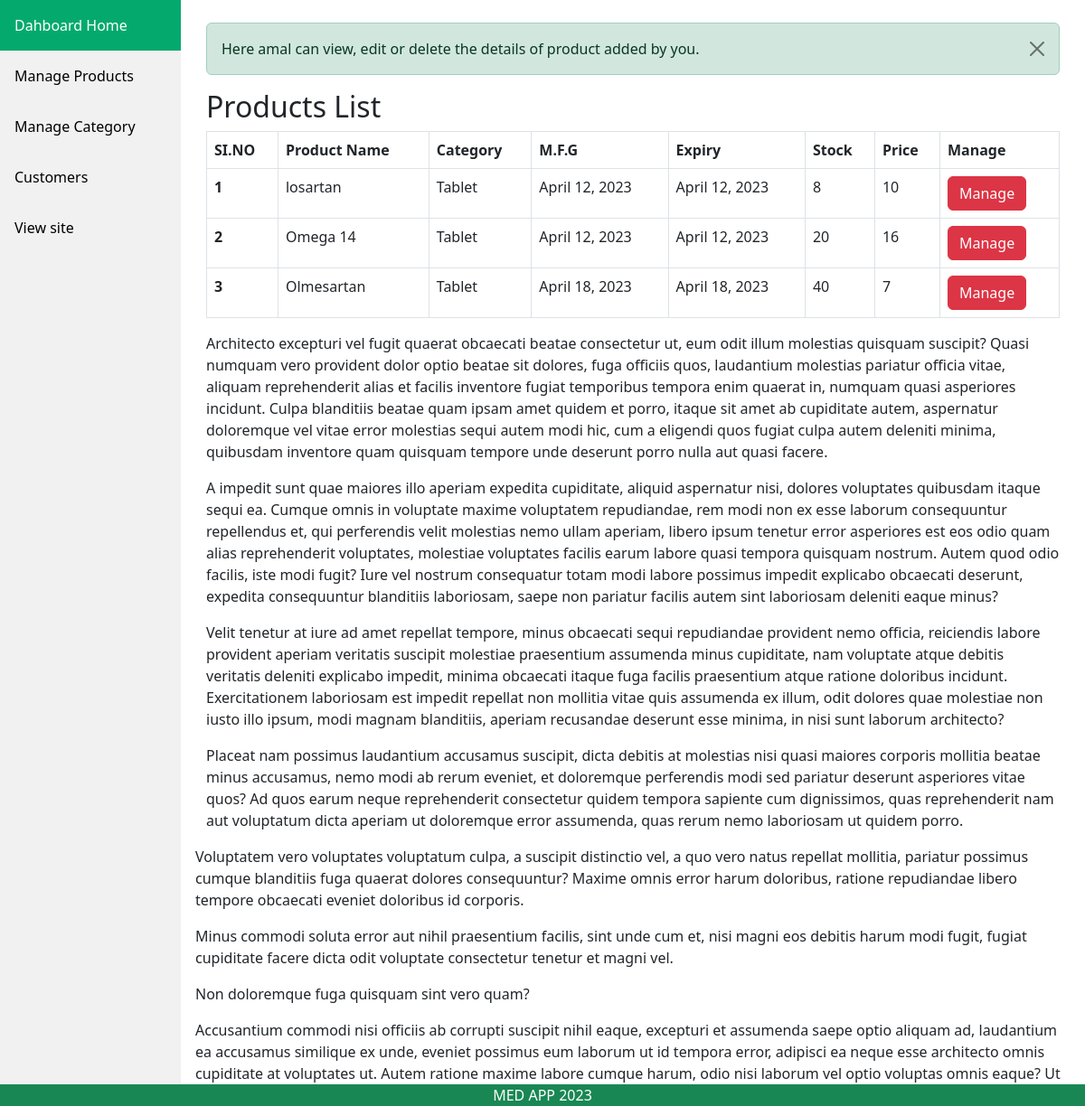
/administrator/manageproduct (signed in), run on an earlier commit of the app's database.
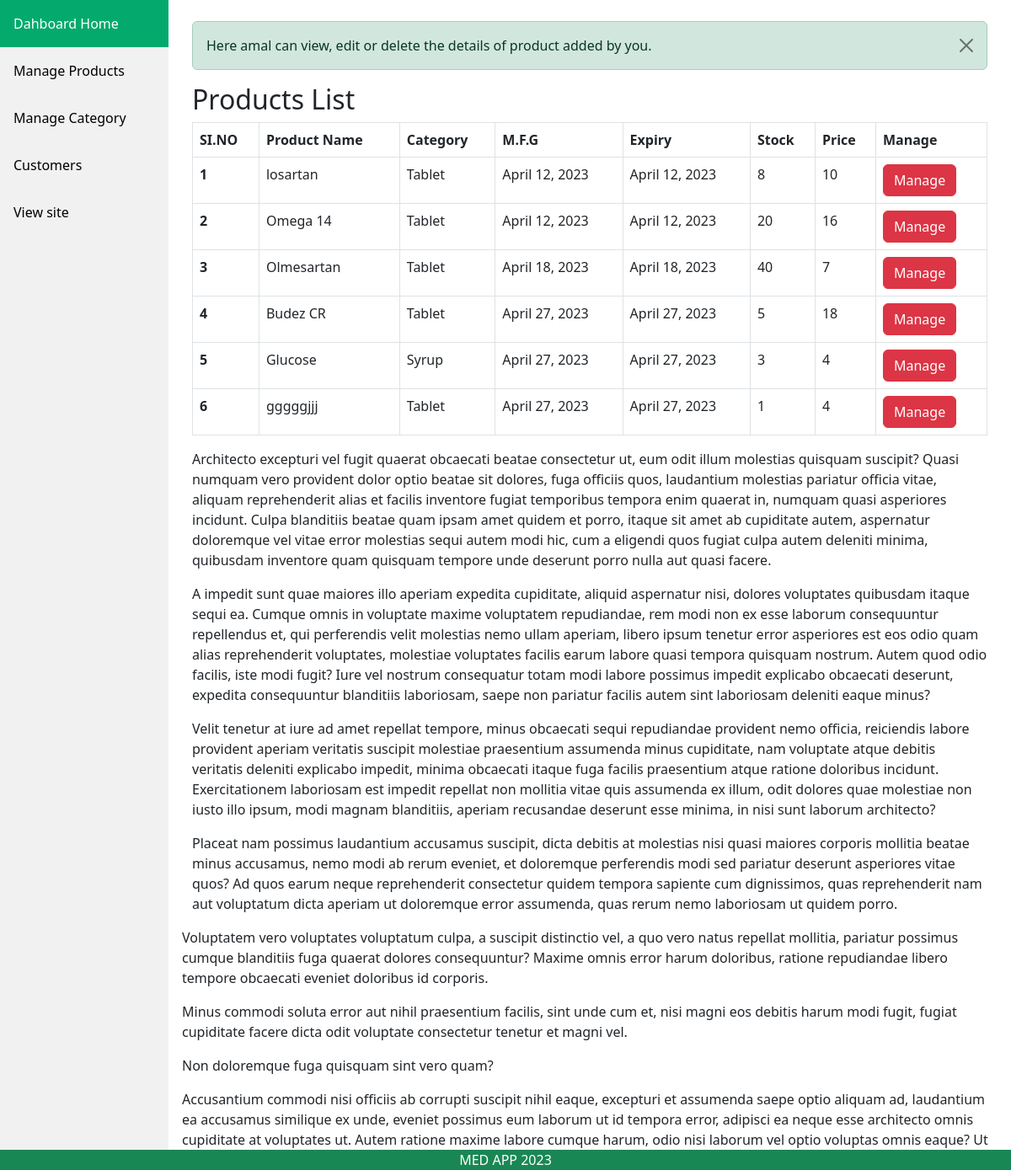
And on a later commit of the database.
### Webapp/models.py (models this page shows, shortened)
class Products(models.Model):
    med_name=models.CharField(max_length=50)
    med_price=models.IntegerField()
    med_category=models.ForeignKey(CategoryList, on_delete=models.CASCADE)
    mfg_date=models.DateField(auto_now_add=True)
    expiry_date=models.DateField( auto_now_add=False)
    med_image=models.ImageField(upload_to="productimages", height_field=None, width_field=None, max_length=None)
    added_by=models.ForeignKey(User, on_delete=models.CASCADE)
    med_usage=models.TextField(null=True)
    stock_available=models.IntegerField()
    med_description=models.TextField(null=True)

class CategoryList(models.Model):
    categories=models.CharField(max_length=50,default="Tablet")
    addedby=models.ForeignKey(User, on_delete=models.CASCADE,null=True)
    def __str__(self):
            return self.categories

### adminapp/views.py (the view)
# urls.py: path('manageproduct', views.manageproduct, name='manageproduct'),
@login_required
def manageproduct(request):
    product_list=Products.objects.filter(added_by=request.user)
    context={'product_list':product_list}
    return render(request,'adminapp/manageproducts.html',context)

### templates/adminapp/manageproducts.html (shortened to what this page needs)
{% extends 'adminapp/base.html' %}
{% load static %}
{% block content %}
<div class="container mt-4">
    <div class="alert alert-dismissible alert-success d-flex align-items-center" role="alert">
        <div>
          Here {{user}} can view, edit or delete the details of product added by you.
          <button type="button" class="btn-close" data-bs-dismiss="alert" aria-label="Close"></button>
        </div>
    </div>
    <H2>    Products List </H2>
    <table class="table table-bordered">
        <thead>
            <tr>
              <th scope="col">SI.NO</th>
              <th scope="col">Product Name</th>
              <th scope="col">Category</th>
              <th scope="col">M.F.G</th>
              <th scope="col">Expiry</th>
              <th scope="col">Stock</th>
              <th scope="col">Price</th>
              <th scope="col">Manage</th>
            </tr>
          </thead>
          <tbody>
            {% if product_list %}
            {% for product in product_list %}
            <tr>
              <th scope="row">{{ forloop.counter }}</th>
              <td>{{product.med_name}}</td>
              <td>{{product.med_category}}</td>
              <td>{{product.mfg_date}}</td>
              <td>{{product.expiry_date}} </td>
              <td>{{product.stock_available}} </td>
              <td>{{product.med_price}} </td>
              <td> <a name="manage" id="manage" class="btn btn-danger" href="#" role="button">Manage</a></td>
            </tr>
            {% endfor %}
            {% endif %}
          </tbody>
    </table>
    {% lorem 4 p random %}
</div>
{% lorem 4 p random %}
{% endblock content %}

What changed in the data, as far as the page shows it:
added Products: med_name "Budez CR", med_category "Tablet", mfg_date "April 27, 2023", expiry_date "April 27, 2023", stock_available "5", med_price "18"
added Products: med_name "Glucose", med_category "Syrup", mfg_date "April 27, 2023", expiry_date "April 27, 2023", stock_available "3", med_price "4"
added Products: med_name "gggggjjj", med_category "Tablet", mfg_date "April 27, 2023", expiry_date "April 27, 2023", stock_available "1", med_price "4"
